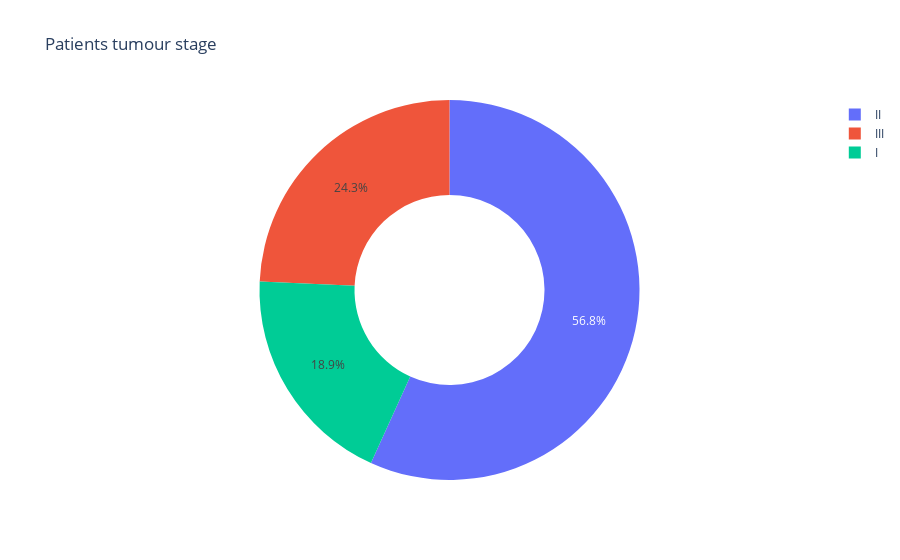

The code cell stored with this chart in its notebook:
### Code cell
stage=df['Tumour_Stage'].value_counts()
transactions=stage.index
quantity=stage.values
fig=px.pie(df,
           values=quantity,
           names=transactions, hole=0.5,
          title='Patients tumour stage')
fig.show()

### Figure 1 — Plotly figure (JSON) as saved in the notebook; plotly's stock layout.template omitted (floating-point values rounded to 4 significant figures)
{"data": [{"domain": {"x": [0, 1], "y": [0, 1]}, "hole": 0.5, "hovertemplate": "label=%{label}<br>value=%{value}<extra></extra>", "labels": ["II", "III", "I"], "legendgroup": "", "name": "", "showlegend": true, "type": "pie", "values": [180, 77, 60]}], "layout": {"legend": {"tracegroupgap": 0}, "title": {"text": "Patients tumour stage"}}}
